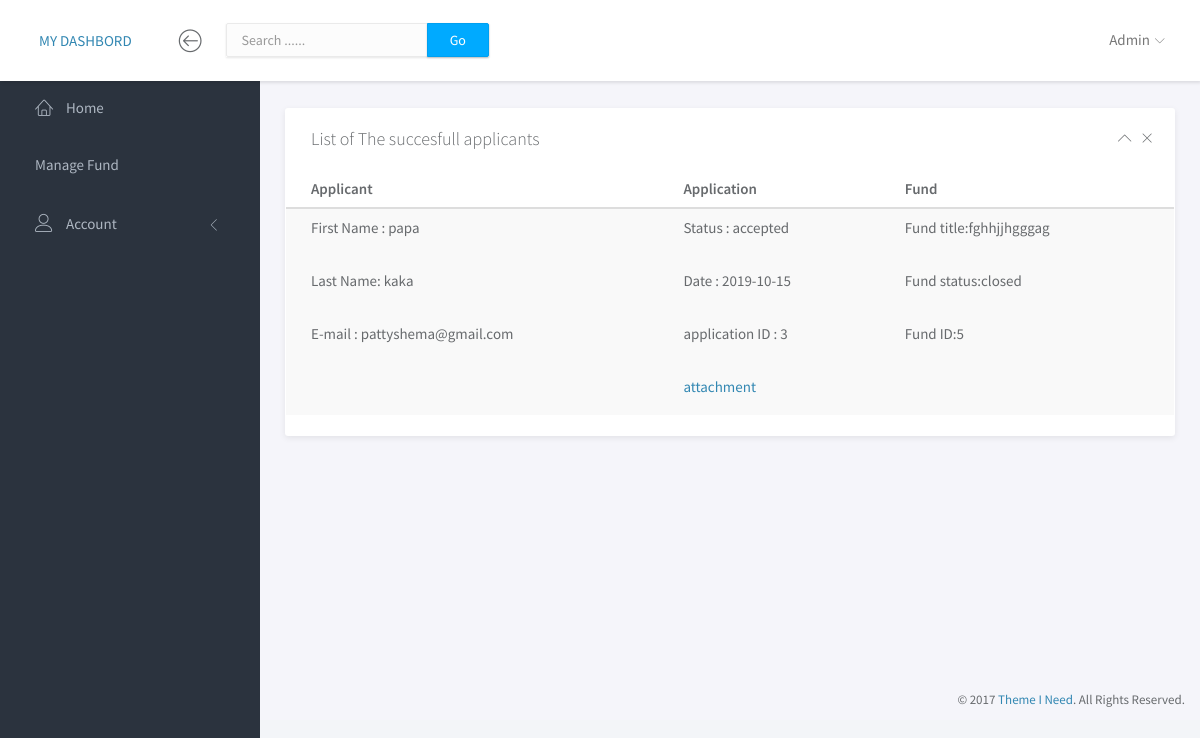
/winner.php?fund_id=5, run on the app's committed database.
### tables this page shows
CREATE TABLE IF NOT EXISTS `application` (
  `applicant_id` int(100) NOT NULL,
  `fund_id` int(100) NOT NULL,
  `attachment` varchar(100) NOT NULL DEFAULT 'no',
  `status` varchar(100) NOT NULL DEFAULT 'pending',
  `sub_date` varchar(100) NOT NULL,
  `application_id` int(100) NOT NULL AUTO_INCREMENT,
  PRIMARY KEY (`application_id`)
);

CREATE TABLE IF NOT EXISTS `applicant` (
  `applicant_id` int(40) NOT NULL AUTO_INCREMENT,
  `first_name` varchar(100) NOT NULL,
  `last_name` varchar(100) NOT NULL,
  `telephone` varchar(100) NOT NULL,
  `province` varchar(100) NOT NULL,
  `district` varchar(100) NOT NULL,
  `gender` varchar(100) NOT NULL,
  `id` varchar(100) NOT NULL,
  `password` varchar(100) NOT NULL,
  `email` varchar(100) NOT NULL,
  `category` varchar(100) NOT NULL,
  `applicant_status` varchar(100) NOT NULL DEFAULT 'active',
  PRIMARY KEY (`applicant_id`)
);

CREATE TABLE IF NOT EXISTS `fund` (
  `fund_id` int(30) NOT NULL AUTO_INCREMENT,
  `title` varchar(100) NOT NULL,
  `description` varchar(100) NOT NULL,
  `publish_date` varchar(100) NOT NULL,
  `deadline` varchar(100) NOT NULL,
  `fund_status` varchar(100) NOT NULL DEFAULT 'open',
  PRIMARY KEY (`fund_id`)
);

### winner.php (the view, shortened to what this page needs)
<!doctype html>
<html lang="en">
<head>
	<link rel="stylesheet" href="assets/vendor/bootstrap/css/bootstrap.min.css">
	<link rel="stylesheet" href="assets/vendor/font-awesome/css/font-awesome.min.css">
	<link rel="stylesheet" href="assets/vendor/linearicons/style.css">
	<link rel="stylesheet" href="assets/vendor/toastr/toastr.min.css">
	<link rel="stylesheet" href="assets/css/main.css">
	<link rel="stylesheet" href="assets/css/demo.css">
</head>
<body>
	<div id="wrapper">
		<nav class="navbar navbar-default navbar-fixed-top">
        <?php include 'admin_admin_navbar.php';?>
		</nav>
		<div id="sidebar-nav" class="sidebar">
			<div class="sidebar-scroll">
				<nav>
				<ul class="nav">
<li><a href="admin_dashboard.php" class=""><i class="lnr lnr-home"></i> <span>Home</span></a></li>
<li><a href="admin_fund.php" class=""> <span>Manage Fund</span></a></li>
<li>
    <a href="#subPages" data-toggle="collapse" class="collapsed"><i class="lnr lnr-user"></i> <span>Account</span> <i class="icon-submenu lnr lnr-chevron-left"></i></a>
</li>
</ul>
				</nav>
			</div>
		</div>
		<div class="main">
			<div class="main-content">
			<div class="container-fluid">
				<div class="row">
					<div class=" col-sm-12 col-lg-">
						<div class="panel">
							<div class="panel-heading">
								<h3 class="panel-title">List of The succesfull applicants</h3>
								<div class="right">
									<button type="button" class="btn-toggle-collapse"><i class="lnr lnr-chevron-up"></i></button>
									<button type="button" class="btn-remove"><i class="lnr lnr-cross"></i></button>
								</div>
							</div>
							<div class="panel-body no-padding">
							<table class="table table-striped">
									<thead>
										<tr>
										<th>Applicant</th>
											<th>Application</th>
											<th>Fund</th>
										</tr>
									</thead>
		<?php
include 'db.php';
$fund_id = $_GET['fund_id'];
$SelSql = "SELECT * FROM `fund` WHERE fund_id = $fund_id";
$res = mysqli_query($conn, $SelSql);
$r = mysqli_fetch_assoc($res);
if($res){
$fund_id=$r['fund_id'];
$query1=mysqli_query($conn,"select * from fund, applicant, application where application.applicant_id=applicant.applicant_id  and application.fund_id=fund.fund_id and fund.fund_id=$fund_id ") or die("selecting error");
			while($row=mysqli_fetch_assoc($query1))
				{
			?>
            <?php if($row['status']=="accepted") : ?>
<tbody id="myTable">
										<tr>
										<td><p>First Name : <?php echo   $row['first_name'] ?> </p><br>
										<p>Last Name: <?php echo   $row['last_name'] ?></p><br>
										<p>	E-mail : <?php echo   $row['email'] ?></p>
											</td>
											<td><p>Status : <?php echo   $row['status'] ?> </p><br>
											<p>Date : <?php echo   $row['sub_date'] ?> </p><br>
											<p>	application ID : <?php echo   $row['application_id'] ?> </p><br>
											<p>	<a href="uploads/<?php echo $row['attachment'] ?>" target="_blank">attachment</a></p>
											</td>
											<td>
											<p>Fund title:<?php echo  $row['title'] ?></p> <br>
											<p>	Fund status:<?php echo  $row['fund_status'] ?></p> <br>
											<p>	Fund ID:<?php echo  $row['fund_id'] ?></p> <br>
											</td>
											</tr>
									</tbody>
<?php endif ?>
<?php
}
 }
?>
</table>
</div>
</div>
</div>
</div>
			</div>
		</div>
		<footer>
			<div class="container-fluid">
				<p class="copyright">&copy; 2017 <a href="https://www.themeineed.com" target="_blank">Theme I Need</a>. All Rights Reserved.</p>
			</div>
		</footer>
	</div>
</body>
</html>

### assets/css/main.css (style rules this page uses)
html { position: relative; min-height: 100%; }
body { background-color: #F3F5F8; font-family: "Source Sans Pro", sans-serif; font-size: 15px; color: #676a6d; }
a { color: #3287B2; }
th { font-weight: 600; }
footer { position: absolute; bottom: 0; right: 0; padding-top: 15px; padding-bottom: 10px; }
.copyright { margin-bottom: 0; text-align: right; font-size: 13px; }
#wrapper .sidebar { -webkit-transition: all 0.3s ease-in-out; -moz-transition: all 0.3s ease-in-out; -ms-transition: all 0.3s ease-in-out; -o-transition: all 0.3s ease-in-out; transition: all 0.3s ease-in-out; width: 260px; height: 100%; float: left; background-color: #2B333E; position: fixed; left: 0; }
#wrapper .main { -webkit-transition: all 0.3s ease-in-out; -moz-transition: all 0.3s ease-in-out; -ms-transition: all 0.3s ease-in-out; -o-transition: all 0.3s ease-in-out; transition: all 0.3s ease-in-out; width: calc(100% - 260px); left: 0; position: relative; float: right; background-color: #f5f5fa; }
#wrapper #sidebar-nav, #wrapper .main { padding-top: 80px; }
.main-content { padding: 28px 10px; }
.navbar-default { -webkit-transition: all 0.3s ease-in-out; -moz-transition: all 0.3s ease-in-out; -ms-transition: all 0.3s ease-in-out; -o-transition: all 0.3s ease-in-out; transition: all 0.3s ease-in-out; -moz-box-shadow: 1px 2px 3px rgba(0, 0, 0, 0.1); -webkit-box-shadow: 1px 2px 3px rgba(0, 0, 0, 0.1); box-shadow: 1px 2px 3px rgba(0, 0, 0, 0.1); -webkit-border-radius: 0; -moz-border-radius: 0; border-radius: 0; padding: 0; margin: 0; border: none; background-color: #fff; }
.sidebar { z-index: 9; }
.sidebar .nav > li > a { padding: 18px 30px; color: #AEB7C2; border-left: 5px solid transparent; }
.sidebar .nav > li > a[data-toggle="collapse"] .icon-submenu { display: inline-block; vertical-align: middle; *vertical-align: auto; *zoom: 1; *display: inline; -webkit-transition: all 0.2s ease-out; -moz-transition: all 0.2s ease-out; -ms-transition: all 0.2s ease-out; -o-transition: all 0.2s ease-out; transition: all 0.2s ease-out; float: right; position: relative; top: 5px; font-size: 12px; line-height: 1.1; -moz-transform: rotate(-90deg); -ms-transform: rotate(-90deg); -webkit-transform: rotate(-90deg); transform: rotate(-90deg); }
.sidebar .nav > li > a[data-toggle="collapse"].collapsed .icon-submenu { -moz-transform: rotate(0deg); -ms-transform: rotate(0deg); -webkit-transform: rotate(0deg); transform: rotate(0deg); }
.sidebar .nav i { margin-right: 10px; font-size: 18px; }
.sidebar .nav span { -webkit-transition: all 0.3s ease-in-out; -moz-transition: all 0.3s ease-in-out; -ms-transition: all 0.3s ease-in-out; -o-transition: all 0.3s ease-in-out; transition: all 0.3s ease-in-out; position: relative; top: -2px; }
.panel { -webkit-border-radius: 3px; -moz-border-radius: 3px; border-radius: 3px; -moz-box-shadow: 0 2px 6px rgba(0, 0, 0, 0.08); -webkit-box-shadow: 0 2px 6px rgba(0, 0, 0, 0.08); box-shadow: 0 2px 6px rgba(0, 0, 0, 0.08); background-color: #fff; margin-bottom: 30px; }
.panel .panel-heading, .panel .panel-body, .panel .panel-footer { padding-left: 25px; padding-right: 25px; }
.panel .panel-heading { padding-top: 20px; padding-bottom: 20px; position: relative; }
.panel .panel-heading .panel-title { margin: 0; font-size: 18px; font-weight: 300; }
.panel .panel-heading button { padding: 0; margin-left: 5px; background-color: transparent; border: none; outline: none; }
.panel .panel-heading button i { font-size: 14px; }
.panel .panel-body { padding-top: 10px; padding-bottom: 15px; }
.panel .right { position: absolute; right: 20px; top: 32%; }
.panel .table > thead > tr > td:first-child, .panel .table > thead > tr > th:first-child, .panel .table > tbody > tr > td:first-child, .panel .table > tbody > tr > th:first-child, .panel .table > tfoot > tr > td:first-child, .panel .table > tfoot > tr > th:first-child { padding-left: 25px; }
.panel .table > thead > tr > td:last-child, .panel .table > thead > tr > th:last-child, .panel .table > tbody > tr > td:last-child, .panel .table > tbody > tr > th:last-child, .panel .table > tfoot > tr > td:last-child, .panel .table > tfoot > tr > th:last-child { padding-left: 25px; }
.no-padding { padding: 0 !important; }

### data on the page
application: applicant.first_name "papa", applicant.last_name "kaka", applicant.email "pattyshema@gmail.com", status "accepted", sub_date "2019-10-15", application_id "3", fund.title "fghhjjhgggag", fund.fund_status "closed", fund "5"
